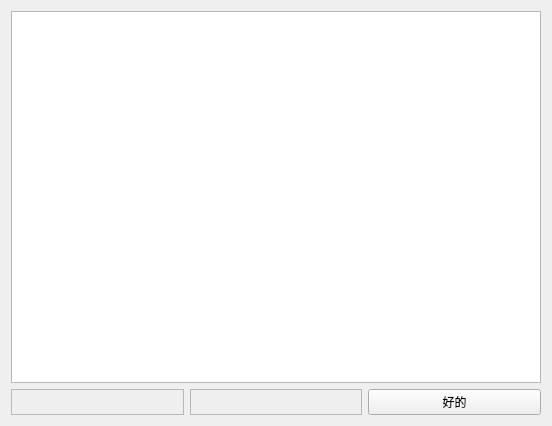
<?xml version="1.0" encoding="UTF-8"?>
<ui version="4.0">
 <class>UpdateContent</class>
 <widget class="QWidget" name="UpdateContent">
  <property name="geometry">
   <rect>
    <x>0</x>
    <y>0</y>
    <width>552</width>
    <height>426</height>
   </rect>
  </property>
  <property name="sizePolicy">
   <sizepolicy hsizetype="Fixed" vsizetype="Fixed">
    <horstretch>0</horstretch>
    <verstretch>0</verstretch>
   </sizepolicy>
  </property>
  <property name="windowTitle">
   <string>Form</string>
  </property>
  <layout class="QGridLayout" name="gridLayout_2">
   <item row="0" column="0">
    <layout class="QGridLayout" name="gridLayout">
     <item row="2" column="0">
      <layout class="QHBoxLayout" name="horizontalLayout">
       <item>
        <widget class="QFrame" name="frame">
         <property name="frameShape">
          <enum>QFrame::StyledPanel</enum>
         </property>
         <property name="frameShadow">
          <enum>QFrame::Raised</enum>
         </property>
        </widget>
       </item>
       <item>
        <widget class="QFrame" name="frame_2">
         <property name="frameShape">
          <enum>QFrame::StyledPanel</enum>
         </property>
         <property name="frameShadow">
          <enum>QFrame::Raised</enum>
         </property>
        </widget>
       </item>
       <item>
        <widget class="QPushButton" name="yep">
         <property name="text">
          <string>好的</string>
         </property>
        </widget>
       </item>
      </layout>
     </item>
     <item row="0" column="0">
      <widget class="QTextBrowser" name="textBrowser"/>
     </item>
    </layout>
   </item>
  </layout>
 </widget>
 <resources/>
 <connections>
  <connection>
   <sender>yep</sender>
   <signal>clicked()</signal>
   <receiver>UpdateContent</receiver>
   <slot>close()</slot>
   <hints>
    <hint type="sourcelabel">
     <x>474</x>
     <y>393</y>
    </hint>
    <hint type="destinationlabel">
     <x>368</x>
     <y>425</y>
    </hint>
   </hints>
  </connection>
 </connections>
</ui>
